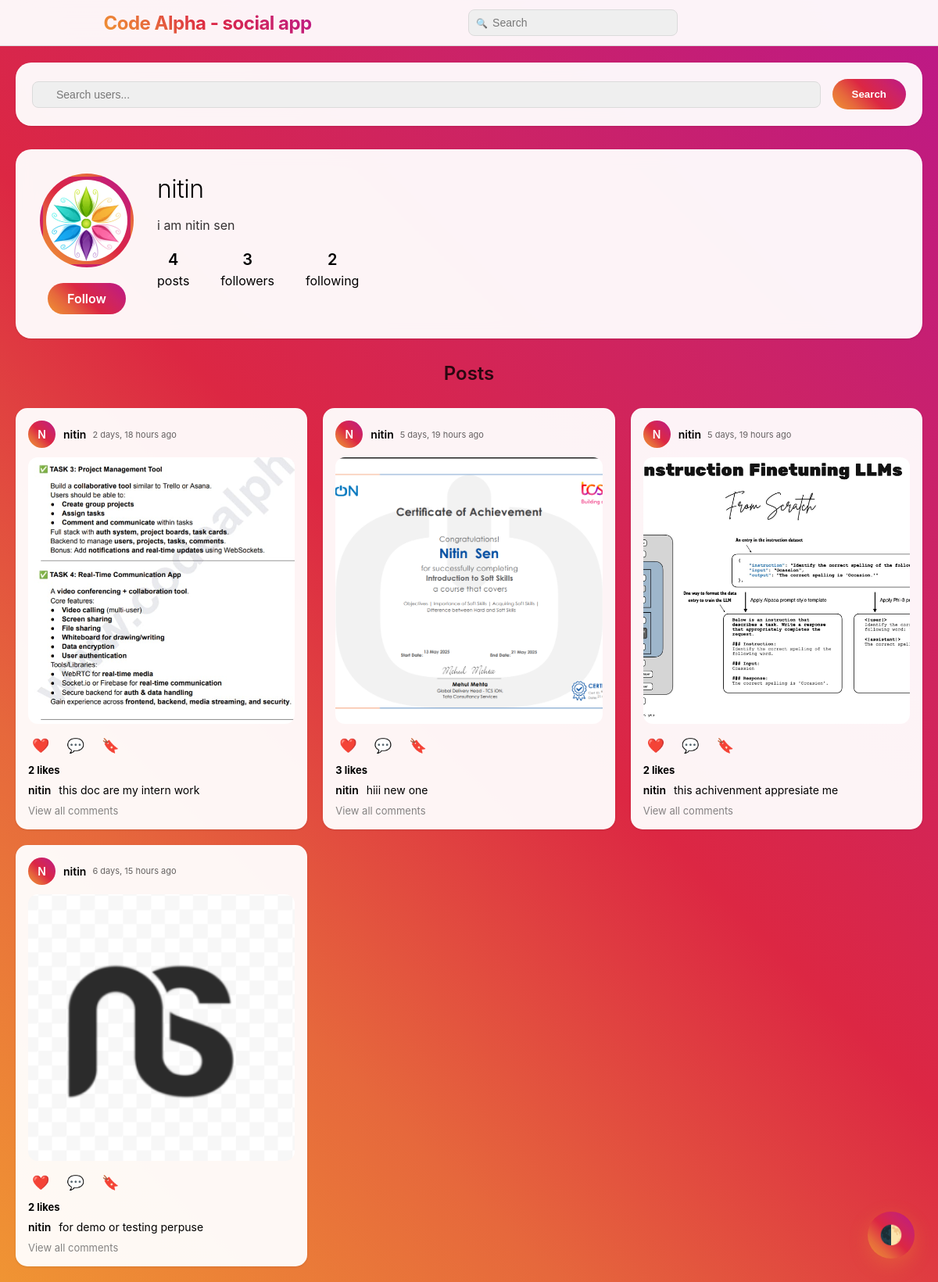
Page /user/nitin/ on the committed database.
### social/models.py (models this page shows, shortened)
class UserProfile(models.Model):
    user = models.OneToOneField(User, on_delete=models.CASCADE)
    bio = models.TextField(blank=True)
    profile_picture = models.ImageField(upload_to='profile_pics/', blank=True, null=True)

class Post(models.Model):
    user = models.ForeignKey(User, on_delete=models.CASCADE, related_name='posts')
    content = models.TextField()
    image = models.ImageField(upload_to='post_images/', blank=True, null=True)
    created_at = models.DateTimeField(auto_now_add=True)

### social/views.py (the view)
# urls.py: path('user/<str:username>/', views.profile_view, name='profile'),
def profile_view(request, username):
    user_obj = User.objects.get(username=username)
    profile, _ = UserProfile.objects.get_or_create(user=user_obj)
    posts = Post.objects.filter(user=user_obj).order_by('-created_at')
    is_following = False
    if request.user.is_authenticated and request.user != user_obj:
        is_following = Follow.objects.filter(follower=request.user, following=user_obj).exists()
    return render(request, 'profile.html', {
        'profile_user': user_obj,
        'profile': profile,
        'posts': posts,
        'is_following': is_following
    })

### social/templates/profile.html (shortened to what this page needs)
<!DOCTYPE html>
<html lang="en">
  <head>
  </head>
  <body>
    {% include "header.html" %}
    <div class="container">
      <form method="GET" action="{% url 'search_users' %}" class="search-form">
        <input
          type="text"
          name="q"
          placeholder="Search users..."
          class="search-input"
          required
        />
        <button type="submit" class="search-button">Search</button>
      </form>
      <div class="profile-card">
        <div class="profile-header">
          <div class="profile-image-container">
            {% if profile.profile_pic %}
              <img src="{{ profile.profile_pic.url }}" class="profile-pic" alt="{{ profile_user.username }}'s profile picture"/>
            {% else %}
              <div class="default-avatar">
                {{ profile_user.username|first|upper }}
              </div>
            {% endif %}
            {% if request.user != profile_user %}
              <a href="{% url 'toggle_follow' profile_user.username %}" class="follow-btn">
                {% if is_following %} Unfollow {% else %} Follow {% endif %}
              </a>
            {% endif %}
          </div>
          <div class="profile-info">
            <h1 class="profile-username">{{ profile_user.username }}</h1>
            {% if profile.bio %}
              <p class="profile-bio">{{ profile.bio }}</p>
            {% endif %}
            <div class="profile-stats">
              <div class="stat-item">
                <span class="stat-number">{{ posts.count }}</span> posts
              </div>
              <div class="stat-item">
                <span class="stat-number">{{ profile_user.followers.count }}</span> followers
              </div>
              <div class="stat-item">
                <span class="stat-number">{{ profile_user.following.count }}</span> following
              </div>
            </div>
          </div>
        </div>
      </div>
      <div class="posts-section">
        <h2 class="section-title">Posts</h2>
        <div class="posts-grid">
          {% for post in posts %}
          <article class="post-card">
            <div class="post-header">
              <div class="post-avatar">{{ post.user.username|first|upper }}</div>
              <div class="post-user-info">
                <a href="{% url 'profile' post.user.username %}" class="post-username">
                  {{ post.user.username }}
                </a>
                <div class="post-time">{{ post.created_at|timesince }} ago</div>
              </div>
            </div>
            <div class="post-image-container">
              {% if post.image %}
              <img src="{{ post.image.url }}" alt="Post image" class="post-image" />
              {% endif %}
            </div>
            <div class="post-actions">
              <a href="{% url 'like_post' post.id %}" class="action-btn">
                ❤️
              </a>
              <a href="{% url 'post_detail' post.id %}" class="action-btn">💬</a>
              <a href="{% url 'save_post' post.id %}" class="action-btn bookmark-btn">🔖</a>
            </div>
            <div class="post-likes">
              <strong>{{ post.likes.count|default:"0" }} likes</strong>
            </div>
            <div class="post-content">
              <span class="username">{{ post.user.username }}</span>
              {{ post.content }}
            </div>
            <div class="post-comments" onclick="window.location.href='{% url 'post_detail' post.id %}'">
              View all comments
            </div>
          </article>
          {% endfor %}
        </div>
      </div>
    </div>
    <button class="dark-mode-toggle" onclick="toggleDarkMode()">
      🌓
    </button>
  </body>
</html>

### social/templates/header.html (style rules this page uses)
:root { --gradient-primary: linear-gradient(45deg, #f09433 0%, #e6683c 25%, #dc2743 50%, #cc2366 75%, #bc1888 100%); --glass-light: rgba(255, 255, 255, 0.95); --glass-dark: rgba(26, 26, 46, 0.95); --border-light: rgba(255, 255, 255, 0.2); --border-dark: rgba(255, 255, 255, 0.1); --text-primary: #262626; --text-secondary: #8e8e8e; --border-color: #dbdbdb; --shadow-light: 0 1px 3px rgba(0, 0, 0, 0.1); --transition: all 0.3s cubic-bezier(0.25, 0.46, 0.45, 0.94); }
body { font-family: -apple-system, BlinkMacSystemFont, 'Segoe UI', Roboto, sans-serif; margin: 0; padding: 0; }
.search-input { width: 100%; padding: 8px 10px 8px 30px; border: 1px solid var(--border-color); border-radius: 8px; background: #efefef; font-size: 14px; color: var(--text-primary); outline: none; transition: var(--transition); }

### rows in the picture
UserProfile: profile_pic (picture), bio "i am nitin sen"
Post: user.username|first "N", user.username "nitin", created_at "2 days, 18 hours", image (picture), likes.count "2", content "this doc are my intern work"
Post: user.username|first "N", user.username "nitin", created_at "5 days, 19 hours", image (picture), likes.count "3", content "hiii new one"
Post: user.username|first "N", user.username "nitin", created_at "5 days, 19 hours", image (picture), likes.count "2", content "this achivenment appresiate me"
Post: user.username|first "N", user.username "nitin", created_at "6 days, 15 hours", image (picture), likes.count "2", content "for demo or testing perpuse"

### other values in the picture
{{ profile_user.username }} "nitin"
{{ posts.count }} "4"
{{ profile_user.followers.count }} "3"
{{ profile_user.following.count }} "2"
